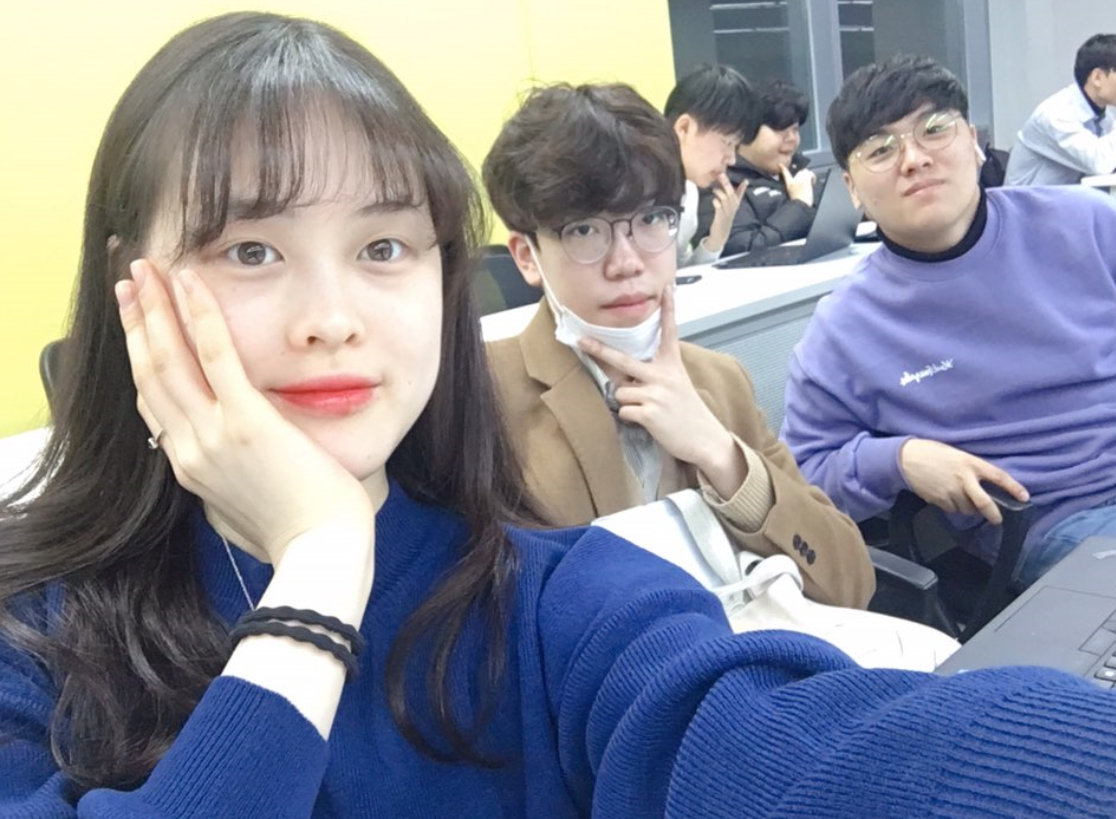
#> input picture image/recognizeTest.png, 1116 x 819 px
$ python RecognitionOfAPerson.py
#> lines starting #> are read from the running program, lines starting #| are printed output that depends on the picture; after the words box and inside, x2 and y2 are one past the last pixel; in counts of white or black regions, pixels touching at a corner belong together
import cv2
from matplotlib import pyplot as plt

ourFace = cv2.imread("../image/recognizeTest.png")
#> ourFace is the input picture: shape (819, 1116, 3); mean B, G, R 150.3, 137.2, 134.5

face_cascade = cv2.CascadeClassifier(
    '../haarcascades/haarcascade_frontalface_default.xml'
)

faces = face_cascade.detectMultiScale(ourFace, 1.03, 5)
#> faces = [[445, 210, 237, 237], [130, 111, 368, 368]]

print(type(faces))
#| <class 'numpy.ndarray'>
print(faces.shape)
#| (2, 4)
print("Number of faces detected: " + str(faces.shape[0]))
#| Number of faces detected: 2

for (x,y,w,h) in faces:

    cv2.rectangle(ourFace,(x,y),(x+w,y+h),(255, 200, 10),10)
#> this loop made 2 passes
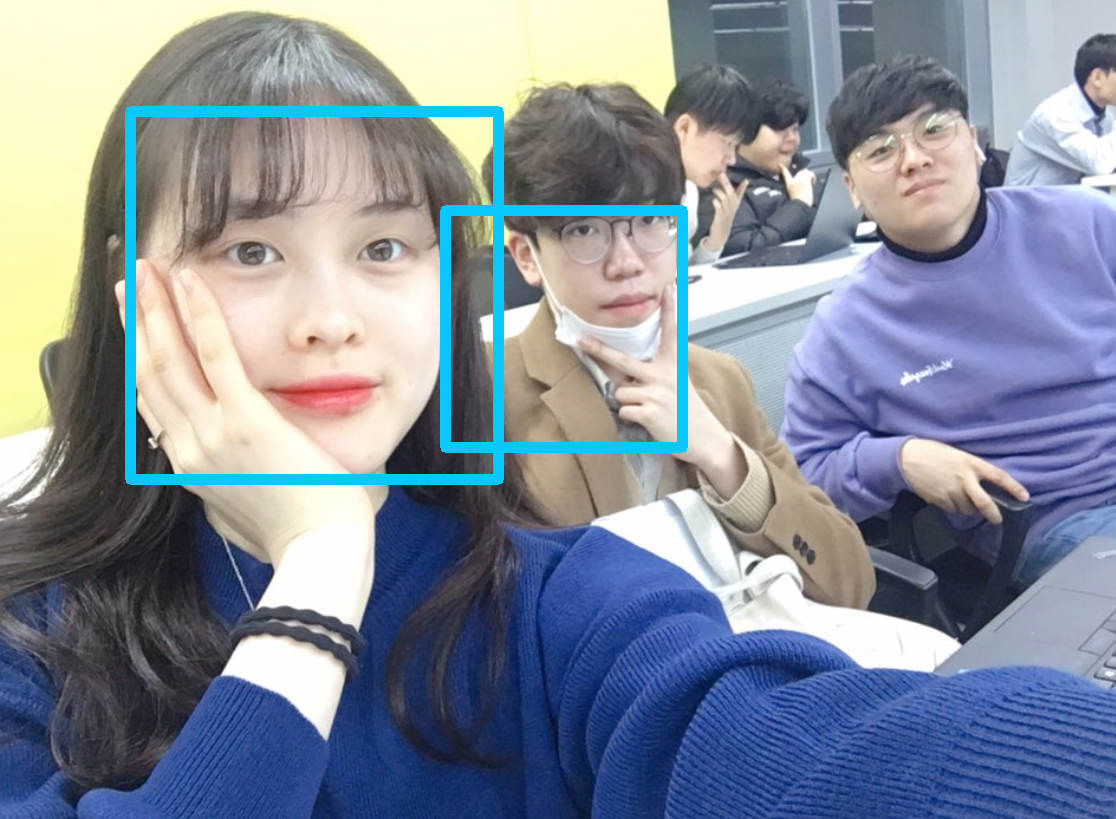
#> ourFace: shape (819, 1116, 3); 2.88% of pixels changed, all inside (x1, y1, x2, y2) = (125, 106, 688, 485)

plt.figure(figsize=(12,12))
plt.imshow(ourFace, cmap='gray')
plt.xticks([]), plt.yticks([])  # to hide tick values on X and Y axis
plt.show()

$ run again, with image/TestFace.jpg saved as image/recognizeTest.png
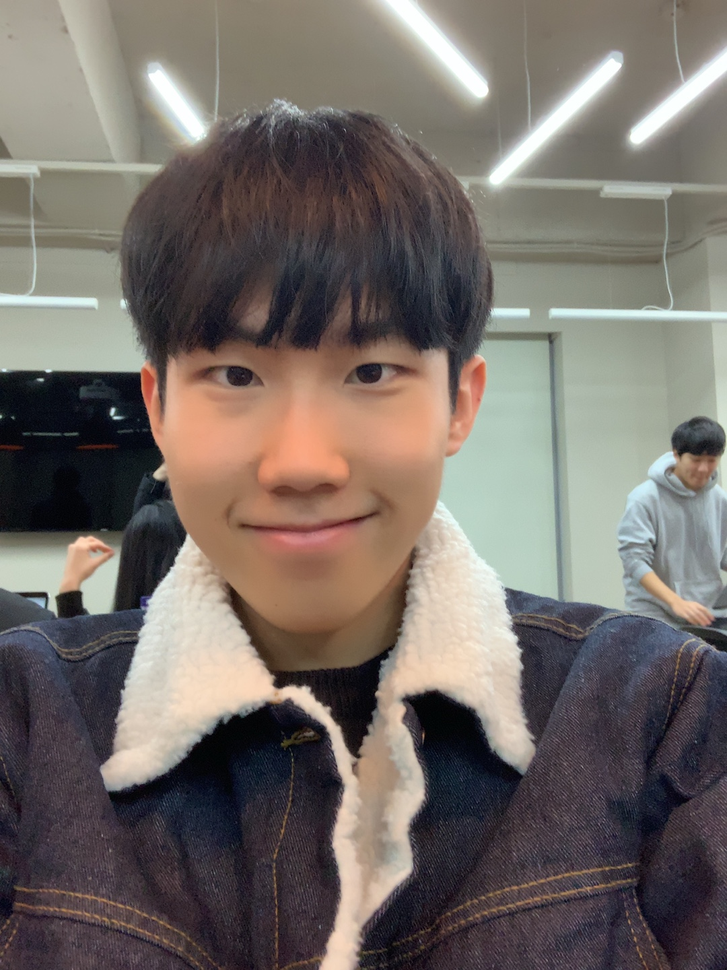
#> input picture image/TestFace.jpg, 727 x 970 px, shrunk from 1080 x 1440 before the run
#> ourFace is the input picture: shape (970, 727, 3); mean B, G, R 102.8, 108, 116.2
#> faces = [[125, 246, 365, 365]]
#| <class 'numpy.ndarray'>
#| (1, 4)
#| Number of faces detected: 1
#> the loop `for (x,y,w,h) in faces: ` made 1 pass
#> after the loop `for (x,y,w,h) in faces:`:
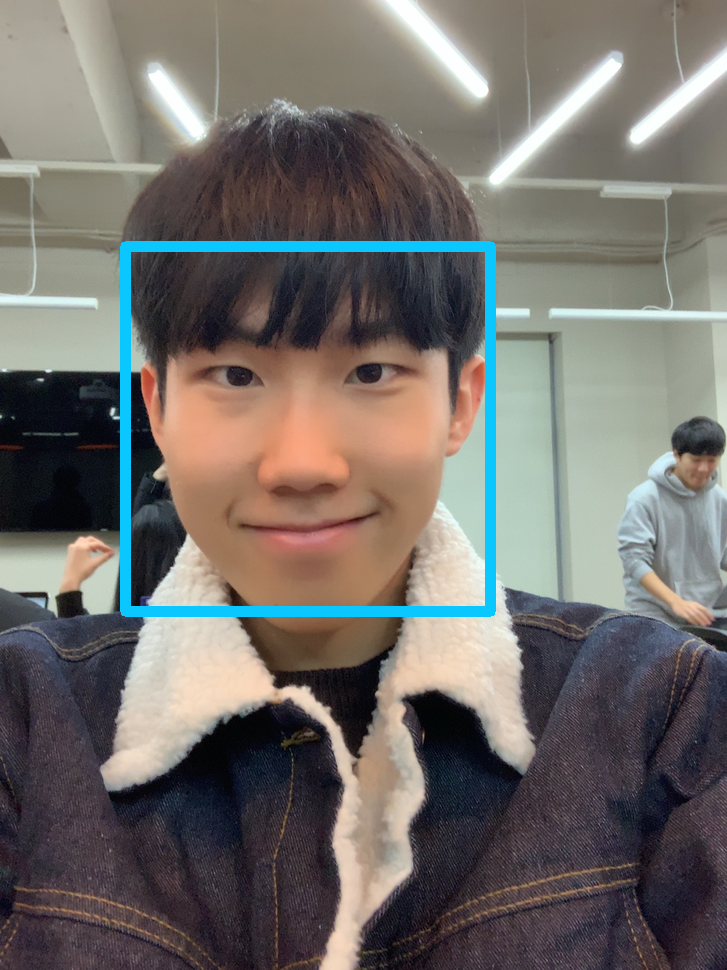
#> ourFace: shape (970, 727, 3); 2.27% of pixels changed, all inside (x1, y1, x2, y2) = (120, 241, 496, 617)

$ run again, with image/TestFace2.jpg saved as image/recognizeTest.png
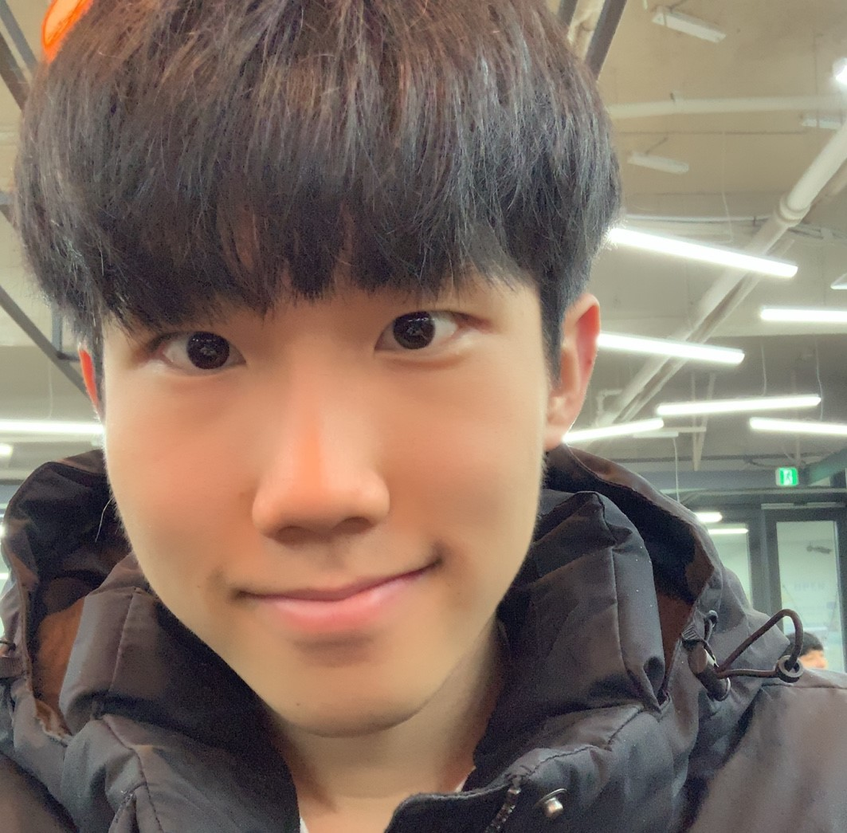
#> input picture image/TestFace2.jpg, 847 x 833 px, shrunk from 1063 x 1045 before the run
#> ourFace is the input picture: shape (833, 847, 3); mean B, G, R 99.6, 111.8, 129.4
#> faces = [[176, 413, 391, 391], [28, 140, 582, 582]]
#| <class 'numpy.ndarray'>
#| (2, 4)
#| Number of faces detected: 2
#> the loop `for (x,y,w,h) in faces: ` made 2 passes
#> after the loop `for (x,y,w,h) in faces:`:
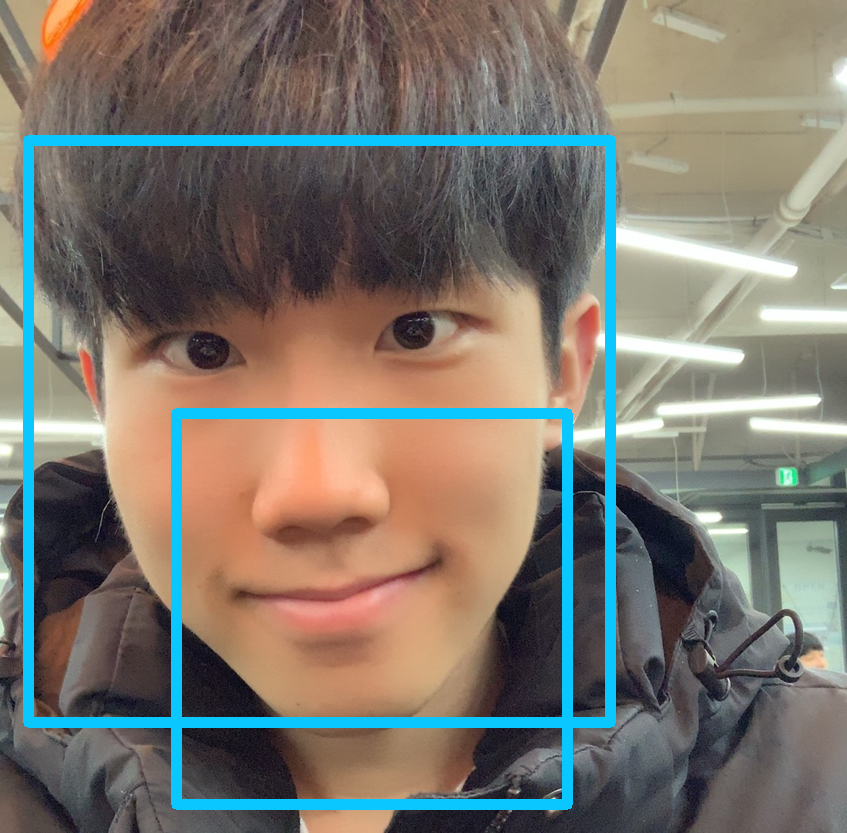
#> ourFace: shape (833, 847, 3); 6.02% of pixels changed, all inside (x1, y1, x2, y2) = (23, 135, 616, 810)
